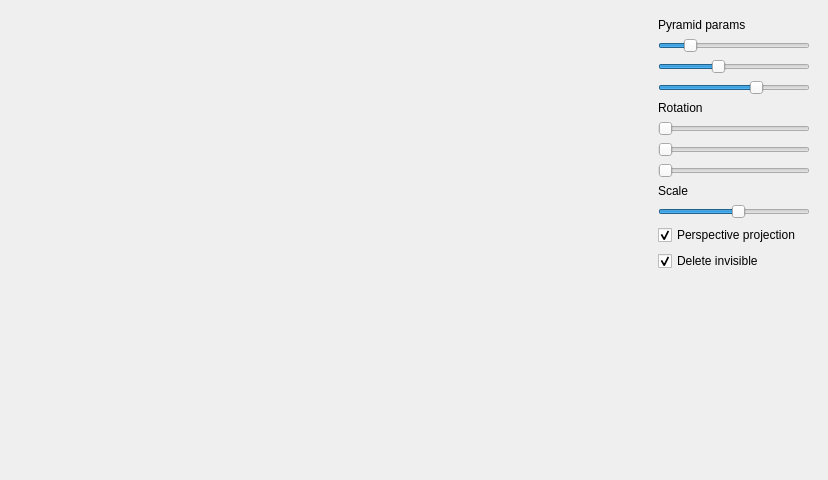
<?xml version="1.0" encoding="UTF-8"?>
<ui version="4.0">
 <class>MainWindow</class>
 <widget class="QMainWindow" name="MainWindow">
  <property name="geometry">
   <rect>
    <x>0</x>
    <y>0</y>
    <width>828</width>
    <height>480</height>
   </rect>
  </property>
  <property name="windowTitle">
   <string>Computer Graphics Lab 1</string>
  </property>
  <widget class="QWidget" name="centralwidget">
   <layout class="QHBoxLayout" name="horizontalLayout">
    <item>
     <widget class="GraphicWidget" name="widget" native="true">
      <property name="sizePolicy">
       <sizepolicy hsizetype="Expanding" vsizetype="Preferred">
        <horstretch>0</horstretch>
        <verstretch>0</verstretch>
       </sizepolicy>
      </property>
     </widget>
    </item>
    <item>
     <widget class="ParamHandler" name="handler" native="true">
      <property name="sizePolicy">
       <sizepolicy hsizetype="Fixed" vsizetype="Preferred">
        <horstretch>0</horstretch>
        <verstretch>0</verstretch>
       </sizepolicy>
      </property>
      <property name="minimumSize">
       <size>
        <width>170</width>
        <height>0</height>
       </size>
      </property>
      <property name="baseSize">
       <size>
        <width>0</width>
        <height>0</height>
       </size>
      </property>
      <layout class="QVBoxLayout" name="verticalLayout">
       <property name="sizeConstraint">
        <enum>QLayout::SetDefaultConstraint</enum>
       </property>
       <item>
        <widget class="QLabel" name="label">
         <property name="sizePolicy">
          <sizepolicy hsizetype="Maximum" vsizetype="Preferred">
           <horstretch>0</horstretch>
           <verstretch>0</verstretch>
          </sizepolicy>
         </property>
         <property name="minimumSize">
          <size>
           <width>100</width>
           <height>0</height>
          </size>
         </property>
         <property name="text">
          <string>Pyramid params</string>
         </property>
        </widget>
       </item>
       <item>
        <widget class="QSlider" name="horizontalSlider_4">
         <property name="accessibleName">
          <string>u_r</string>
         </property>
         <property name="minimum">
          <number>1</number>
         </property>
         <property name="maximum">
          <number>50</number>
         </property>
         <property name="value">
          <number>10</number>
         </property>
         <property name="sliderPosition">
          <number>10</number>
         </property>
         <property name="orientation">
          <enum>Qt::Horizontal</enum>
         </property>
        </widget>
       </item>
       <item>
        <widget class="QSlider" name="horizontalSlider_5">
         <property name="accessibleName">
          <string>l_r</string>
         </property>
         <property name="minimum">
          <number>1</number>
         </property>
         <property name="maximum">
          <number>50</number>
         </property>
         <property name="value">
          <number>20</number>
         </property>
         <property name="orientation">
          <enum>Qt::Horizontal</enum>
         </property>
        </widget>
       </item>
       <item>
        <widget class="QSlider" name="horizontalSlider_6">
         <property name="accessibleName">
          <string>height</string>
         </property>
         <property name="minimum">
          <number>1</number>
         </property>
         <property name="maximum">
          <number>60</number>
         </property>
         <property name="value">
          <number>40</number>
         </property>
         <property name="orientation">
          <enum>Qt::Horizontal</enum>
         </property>
        </widget>
       </item>
       <item>
        <widget class="QLabel" name="label_4">
         <property name="text">
          <string>Rotation</string>
         </property>
        </widget>
       </item>
       <item>
        <widget class="QSlider" name="horizontalSlider">
         <property name="sizePolicy">
          <sizepolicy hsizetype="Minimum" vsizetype="Fixed">
           <horstretch>0</horstretch>
           <verstretch>0</verstretch>
          </sizepolicy>
         </property>
         <property name="accessibleName">
          <string>x_d</string>
         </property>
         <property name="maximum">
          <number>360</number>
         </property>
         <property name="orientation">
          <enum>Qt::Horizontal</enum>
         </property>
        </widget>
       </item>
       <item>
        <widget class="QSlider" name="horizontalSlider_2">
         <property name="sizePolicy">
          <sizepolicy hsizetype="Minimum" vsizetype="Fixed">
           <horstretch>0</horstretch>
           <verstretch>0</verstretch>
          </sizepolicy>
         </property>
         <property name="accessibleName">
          <string>y_d</string>
         </property>
         <property name="maximum">
          <number>360</number>
         </property>
         <property name="orientation">
          <enum>Qt::Horizontal</enum>
         </property>
        </widget>
       </item>
       <item>
        <widget class="QSlider" name="horizontalSlider_3">
         <property name="sizePolicy">
          <sizepolicy hsizetype="Minimum" vsizetype="Fixed">
           <horstretch>0</horstretch>
           <verstretch>0</verstretch>
          </sizepolicy>
         </property>
         <property name="accessibleName">
          <string>z_d</string>
         </property>
         <property name="maximum">
          <number>360</number>
         </property>
         <property name="orientation">
          <enum>Qt::Horizontal</enum>
         </property>
        </widget>
       </item>
       <item>
        <widget class="QLabel" name="label_5">
         <property name="text">
          <string>Scale</string>
         </property>
        </widget>
       </item>
       <item>
        <widget class="QSlider" name="horizontalSlider_7">
         <property name="accessibleName">
          <string>scale</string>
         </property>
         <property name="minimum">
          <number>10</number>
         </property>
         <property name="maximum">
          <number>85</number>
         </property>
         <property name="value">
          <number>50</number>
         </property>
         <property name="sliderPosition">
          <number>50</number>
         </property>
         <property name="orientation">
          <enum>Qt::Horizontal</enum>
         </property>
        </widget>
       </item>
       <item>
        <widget class="QCheckBox" name="checkBox">
         <property name="accessibleName">
          <string>perspective</string>
         </property>
         <property name="text">
          <string>Perspective projection</string>
         </property>
         <property name="checked">
          <bool>true</bool>
         </property>
        </widget>
       </item>
       <item>
        <widget class="QCheckBox" name="checkBox_2">
         <property name="accessibleName">
          <string>del_inv</string>
         </property>
         <property name="text">
          <string>Delete invisible</string>
         </property>
         <property name="checked">
          <bool>true</bool>
         </property>
        </widget>
       </item>
       <item>
        <spacer name="verticalSpacer">
         <property name="orientation">
          <enum>Qt::Vertical</enum>
         </property>
         <property name="sizeHint" stdset="0">
          <size>
           <width>1</width>
           <height>40</height>
          </size>
         </property>
        </spacer>
       </item>
      </layout>
     </widget>
    </item>
   </layout>
  </widget>
  <widget class="QMenuBar" name="menubar">
   <property name="geometry">
    <rect>
     <x>0</x>
     <y>0</y>
     <width>828</width>
     <height>22</height>
    </rect>
   </property>
  </widget>
 </widget>
 <customwidgets>
  <customwidget>
   <class>GraphicWidget</class>
   <extends>QWidget</extends>
   <header>graphicwidget.h</header>
   <container>1</container>
  </customwidget>
  <customwidget>
   <class>ParamHandler</class>
   <extends>QWidget</extends>
   <header>paramhandler.h</header>
   <container>1</container>
  </customwidget>
 </customwidgets>
 <resources/>
 <connections/>
</ui>
